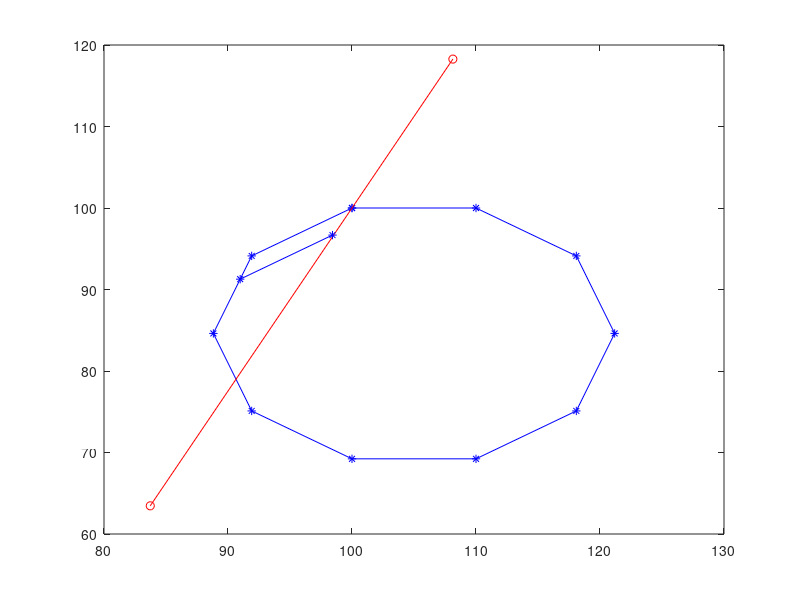

Recreate this plot in MATLAB.
r = 10;
a = [];
b = [];
a(1,1) = 100;
b(1,1) = 100;
theta = 0;
for i = 2:11
    a(1,i) = a(1,i-1) + r*cos(theta);
    b(1,i) = b(1,i-1) - r*sin(theta);
    theta = theta + pi/5;
end
theta = theta - 2*pi/5;
m = 0.92;
a1 = [a(1,9) + 0.7*r*cos(theta), a(1,9) + 0.7*r*cos(theta) + m*r*cos(theta + pi/5)];
b1 = [b(1,9) - 0.7*r*sin(theta), b(1,9) - 0.7*r*sin(theta) - m*r*sin(theta + pi/5)];
c = [100-40*sin(24/360 * 2*pi), 100+20*sin(24/360 * 2*pi)];
d = [100-40*cos(24/360 * 2*pi), 100+20*cos(24/360 * 2*pi)];
plot(a,b,'-*b',c,d,'-or', a1,b1,'-*b')

